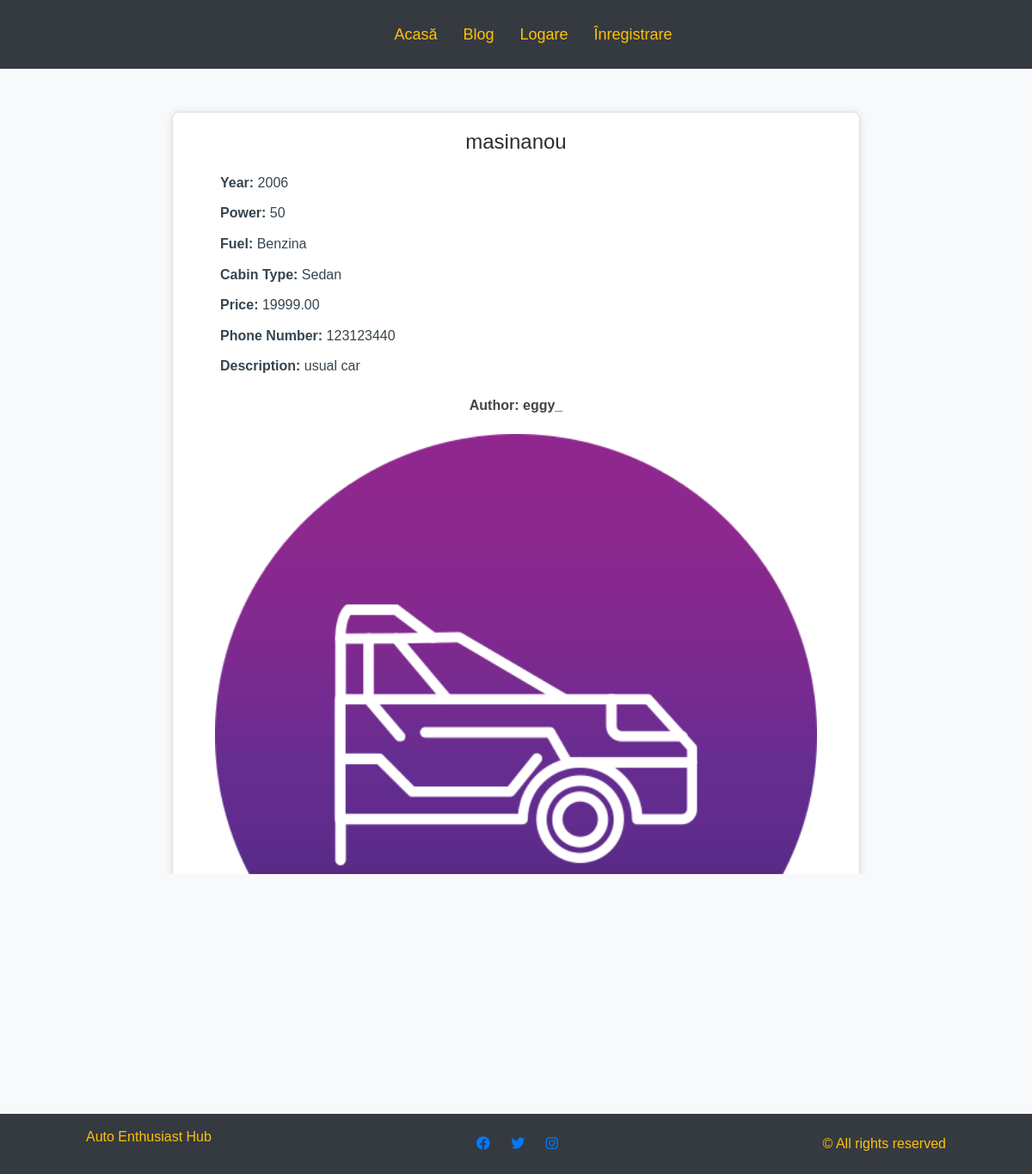
The app's page /shop/item/45/ with its own data.
### shop/models.py (models this page shows, shortened)
class Item(models.Model):
    name = models.CharField(max_length=255)
    description = models.TextField()
    price = models.DecimalField(max_digits=10, decimal_places=2)
    owner = models.ForeignKey(User, on_delete=models.CASCADE, related_name='items')
    year = models.IntegerField( default='0')
    power = models.TextField(max_length=50, default='50')
    fuel = models.TextField(max_length=50,default='Benzina')
    cabin_type = models.TextField(max_length=50, default='Sedan')
    phone_number = models.TextField(max_length=15, default = '0')
    photo = models.ImageField(upload_to='media/photo/', blank=True, null=True)

### shop/views.py (the view)
# urls.py: path('item/<int:pk>/', views.item_detail, name='item_detail'),
def item_detail(request, pk):
    item = get_object_or_404(Item, pk=pk)
    message_form = MessageForm()
    return render(request, 'shop/item_detail.html', {'item': item, 'message_form': message_form})

### shop/templates/shop/item_detail.html (shortened to what this page needs)
{% extends "main/base.html" %}
{% block content %}
<div class="post">
    <h1>{{ item.name }}</h1>
    <div class="item-details">
        <p><strong>Year:</strong> {{ item.year }}</p>
        <p><strong>Power:</strong> {{ item.power }}</p>
        <p><strong>Fuel:</strong> {{ item.fuel }}</p>
        <p><strong>Cabin Type:</strong> {{ item.cabin_type }}</p>
        <p><strong>Price:</strong> {{ item.price }}</p>
        <p><strong>Phone Number:</strong> {{ item.phone_number }}</p>
        <p><strong>Description:</strong> {{ item.description }}</p>
    </div>
    <p class="author"><strong>Author:</strong> {{ item.owner.username }}</p>
    {% if item.photo %}
    <div class="item-image-container">
        <img src="{{ item.photo.url }}" alt="{{ item.name }} Photo">
    </div>
    {% endif %}
</div>
{% endblock %}

### main/static/css/main.css (style rules this page uses)
:root { --primary-color: #E63946; --secondary-color: #2B2D2F; --tertiary-color: #003F5C; --fourth-color: linear-gradient(90deg, #C0C0C0 70%, #ffc107 70%), #E63946;; --fifth-color: #C0C0C0; --sixth-color: #36454F; --seventh-color: #FF6F00; --eight-color: #F5F5F5; }
body, html { box-sizing: border-box; margin: 0; padding: 0; min-height: 100vh; background-image: url("img/background.jpg"); background-size: cover; background-position: center; background-repeat: no-repeat; background-attachment: fixed; }
.item-image-container { display: flex; justify-content: center; align-items: center; margin: 20px 0; }
.item-image-container img { min-width: 400px; width: 700px; height: auto; border-radius: 10px; }

### main/static/css/buttons.css (style rules this page uses)
body { font-family: "Cyber", sans-serif; }

### main/static/css/post-detail.css (style rules this page uses)
body { font-family: 'Arial', sans-serif; background-color: #f8f9fa; color: #333; margin: 0; }
.post p { line-height: 1.6; color: #444; }

### main/static/css/item-detail.css (style rules this page uses)
.post { margin-top: 50px; width: 80%; max-width: 800px; margin: 50px auto; padding: 20px; border: 1px solid #ddd; border-radius: 8px; box-shadow: 0px 0px 10px rgba(0, 0, 0, 0.1); background-color: #fff; }
.post h1 { text-align: center; margin-bottom: 20px; font-size: 24px; color: var(--secondary-color); }
.item-details p { margin: 10px 0 10px 35px; font-size: 16px; color: var(--sixth-color); }
.item-details p strong { font-weight: bold; }
.item-image-container { text-align: center; margin-top: 20px; }
.item-image-container img { max-width: 100%; min-width: 100px; height: auto; border-radius: 8px; }
.author { text-align: center; margin-top: 20px; font-size: 16px; font-weight: bold; }

### main/static/css/profile.css (style rules this page uses)
body { font-family: Arial, sans-serif; margin: 0; padding: 0; }

### main/static/css/profile-update.css (style rules this page uses)
body { font-family: Arial, sans-serif; margin: 0; padding: 0; }

### records on screen
Item: name "masinanou", year "2006", power "50", fuel "Benzina", cabin_type "Sedan", price "19999.00", phone_number "123123440", description "usual car", owner.username "eggy_", photo (picture)
